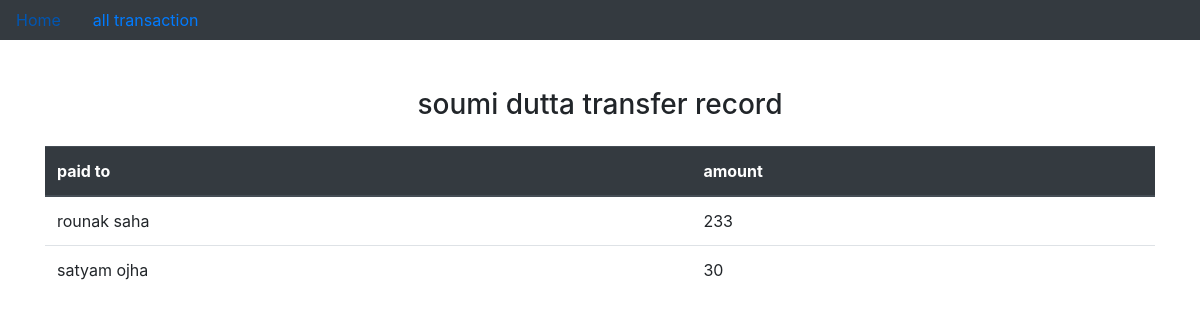
Before: /transfer/ with the older database file.
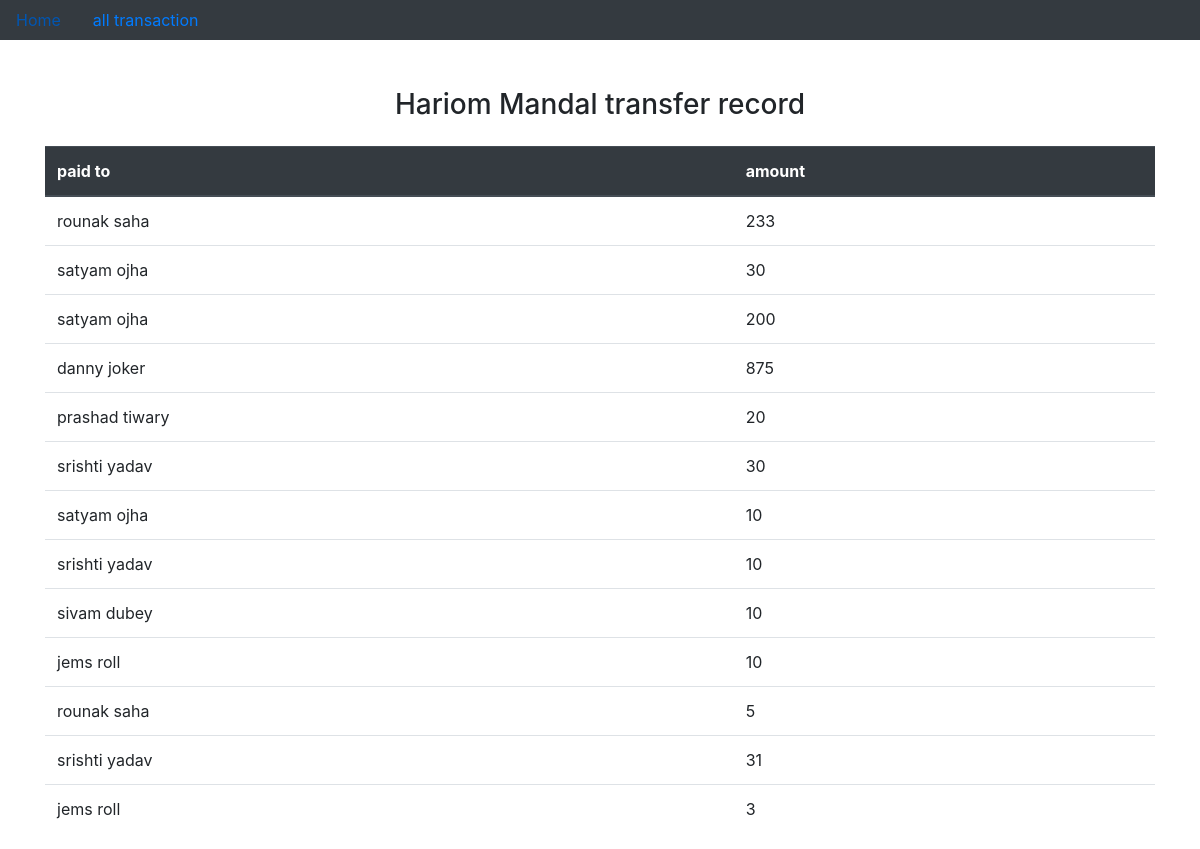
After: the same page with the newer database file.
### app/models.py (models this page shows)
class bank_users(models.Model):
    name = models.CharField(max_length=50)
    email = models.EmailField(max_length=254)
    current_balance = models.IntegerField()

class transfer_money(models.Model):
    to_user = models.CharField(max_length=50)
    amount = models.IntegerField()

### app/views.py (the view)
# urls.py: path('transfer/',views.transfer,name='transfer'),
def transfer(request):
    all = transfer_money.objects.all()
    user = bank_users.objects.get(id=1)
    context = {
        "user": user,
        "all":all
    }
    return render(request,'customer.html',context)

### templates/customer.html (shortened to what this page needs)
<!doctype html>
<html lang="en">
  <head>
    <link rel="stylesheet" href="https://stackpath.bootstrapcdn.com/bootstrap/4.3.1/css/bootstrap.min.css">
  </head>
  <body>
   <header class="masthead mb-auto">
        <div class="inner pb-5">
          <nav class="nav nav-masthead justify-content-left bg-dark">
            <a class="nav-link active" href="{% url 'base' %}">Home</a>
            <a class="nav-link" href="{% url 'transfer' %}"> all transaction</a>
          </nav>
        </div>
      </header>
  <div class="container">
  <table class="table mt-4">
  <thead class="thead-dark">
  <center><h3> {{user.name}} transfer record </h3></center>
    <tr>
      <th scope="col">paid to</th>
      <th scope="col">amount</th>
    </tr>
  </thead>
  <tbody>
  {% for i in all %}
   {% if i.id != 1 %}
    <tr>
      <td>{{i.to_user}}</td>
      <td>{{i.amount}}</td>
    </tr>
    {% endif %}
   {% endfor %}
  </tbody>
</table>
</div>
  </body>
</html>

Changed rows visible on the page:
changed bank_users: name "soumi dutta" → "Hariom Mandal"
added transfer_money: to_user "satyam ojha", amount "200"
added transfer_money: to_user "danny joker", amount "875"
added transfer_money: to_user "prashad tiwary", amount "20"
added transfer_money: to_user "srishti yadav", amount "30"
added transfer_money: to_user "satyam ojha", amount "10"
added transfer_money: to_user "srishti yadav", amount "10"
added transfer_money: to_user "sivam dubey", amount "10"
added transfer_money: to_user "jems roll", amount "10"
added transfer_money: to_user "rounak saha", amount "5"
added transfer_money: to_user "srishti yadav", amount "31"
added transfer_money: to_user "jems roll", amount "3"
